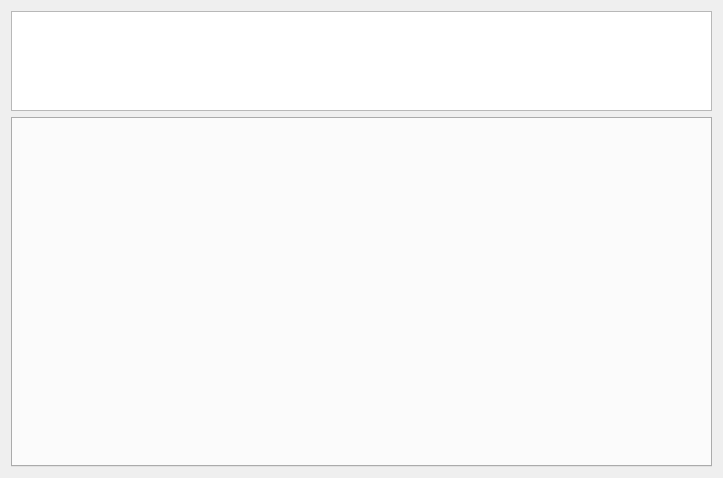
<?xml version="1.0" encoding="UTF-8"?>
<ui version="4.0">
 <class>AccessPointInformationWidget</class>
 <widget class="QWidget" name="AccessPointInformationWidget">
  <property name="geometry">
   <rect>
    <x>0</x>
    <y>0</y>
    <width>723</width>
    <height>478</height>
   </rect>
  </property>
  <property name="windowTitle">
   <string>Form</string>
  </property>
  <layout class="QVBoxLayout" name="verticalLayout_2">
   <item>
    <layout class="QVBoxLayout" name="verticalLayout">
     <item>
      <widget class="QTableWidget" name="tableWidget">
       <property name="maximumSize">
        <size>
         <width>16777215</width>
         <height>100</height>
        </size>
       </property>
       <property name="showGrid">
        <bool>false</bool>
       </property>
      </widget>
     </item>
     <item>
      <widget class="QTabWidget" name="tabWidget">
       <property name="tabPosition">
        <enum>QTabWidget::North</enum>
       </property>
       <property name="tabShape">
        <enum>QTabWidget::Rounded</enum>
       </property>
       <property name="currentIndex">
        <number>-1</number>
       </property>
       <property name="usesScrollButtons">
        <bool>false</bool>
       </property>
       <property name="documentMode">
        <bool>false</bool>
       </property>
       <property name="tabsClosable">
        <bool>false</bool>
       </property>
       <property name="movable">
        <bool>false</bool>
       </property>
       <property name="tabBarAutoHide">
        <bool>false</bool>
       </property>
      </widget>
     </item>
    </layout>
   </item>
  </layout>
 </widget>
 <resources/>
 <connections/>
</ui>
